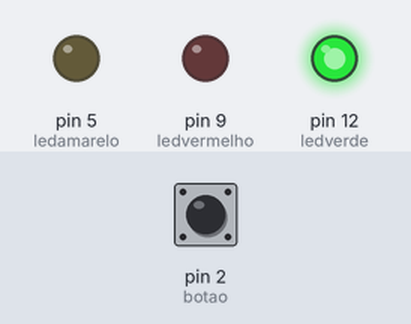
Bench run of a sketch on a simulated Arduino Uno, built with avr-gcc and run on an emulated ATmega328P. Shown: output pins drawn as LEDs (lit = HIGH). The inputs (shaded band) are chosen by the test bench; at power-on: pin 2 (botao) HIGH.

Above: at 1.2 s.
1.3 s: pin 2 (botao) pulled LOW for 0.15 s
At 1.37 s:
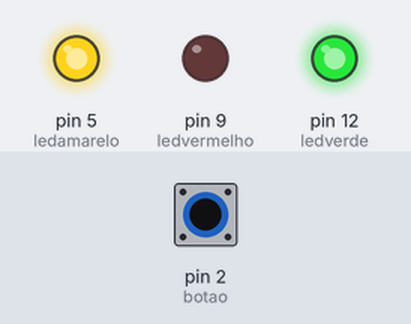
4.4 s: pin 2 (botao) pulled LOW for 1 s
At 6.7 s:
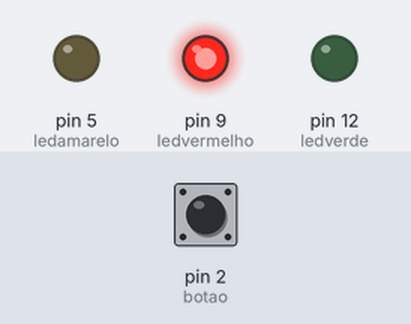
8.4 s: pin 2 (botao) pulled LOW for 3.2 s
At 9.0 s:
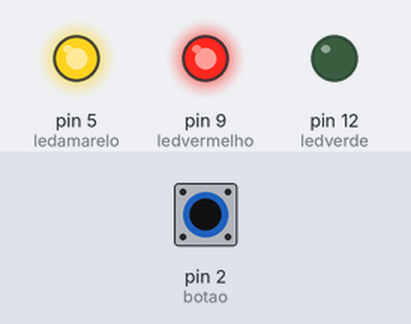
Timing chart, 0 to 16.5 s (numbered marks = the images above; inputs shaded):
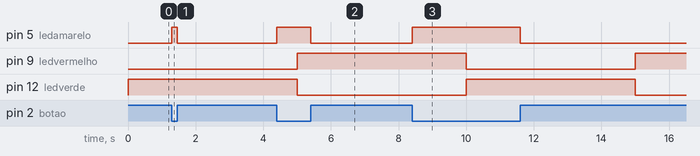

The sketch:

semaforos_carro_peoes1.ino
```cpp
const unsigned long pisca = 5000;
const unsigned long pisca_botao=3000;

const int ledvermelho = 9;
const int ledamarelo = 5;
const int ledverde = 12;
const int botao = 2;

unsigned long millis_ant = 0;
unsigned long millis_botao = 0;


void setup()
{
  //def pin mode
  pinMode(ledvermelho, OUTPUT);
  pinMode(ledamarelo,OUTPUT);
  pinMode(ledverde,OUTPUT);
  pinMode(botao,INPUT_PULLUP);
  digitalWrite(ledverde, HIGH);
}

void loop()
{

  unsigned long millis_atual= millis();

  if (digitalRead(botao) == HIGH) {
    digitalWrite(ledamarelo, LOW);
    millis_botao = millis_atual;
  }

  else
  {
    if (millis_botao-millis_atual >= pisca_botao)
      digitalWrite(ledamarelo,HIGH);
       millis_botao = millis_atual;

  }


  if(millis_atual - millis_ant >= pisca)
  {
  	if(digitalRead(ledverde))
    {
      digitalWrite(ledverde,LOW);
      digitalWrite(ledvermelho,HIGH);
    }
    else
    {
      digitalWrite(ledvermelho,LOW);
      digitalWrite(ledverde,HIGH);
    }
    millis_ant = millis_atual;

  }
}
```

Measured:
- after the input at 1.3 s, pin 5 (ledamarelo): LOW → HIGH at once, → LOW 0.15 s later
- after the input at 4.4 s, pin 5 (ledamarelo): LOW → HIGH at once, → LOW 1.0 s later
- after the input at 8.4 s, pin 5 (ledamarelo): LOW → HIGH at once, → LOW 3.2 s later
